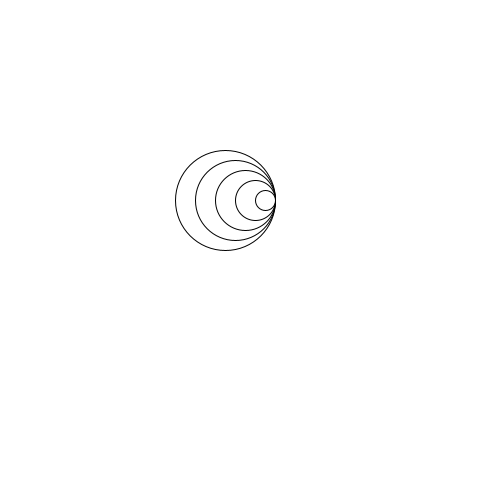
Frame 1 (no input)
Frame 60 (the mouse pressed at the canvas centre just before this capture): identical to frame 1, image omitted
Frame 120 (the mouse held since frame 60 and released just before this capture): identical to frame 1, image omitted

The Processing sketch that drew this single still picture (run headless with seeded random() and noise(); from frame 60 on, the mouse is pressed at the canvas centre):

// Processing sketch: H09opd6
// ── H09opd6.pde
void setup(){
 size(500,500);
 
}

void draw(){
background(255,255,255);
int sizeC=100;
for(int i=0; i<5; i++){
ellipse(275-sizeC/2,200,sizeC,sizeC);
sizeC-=20;
}
}
